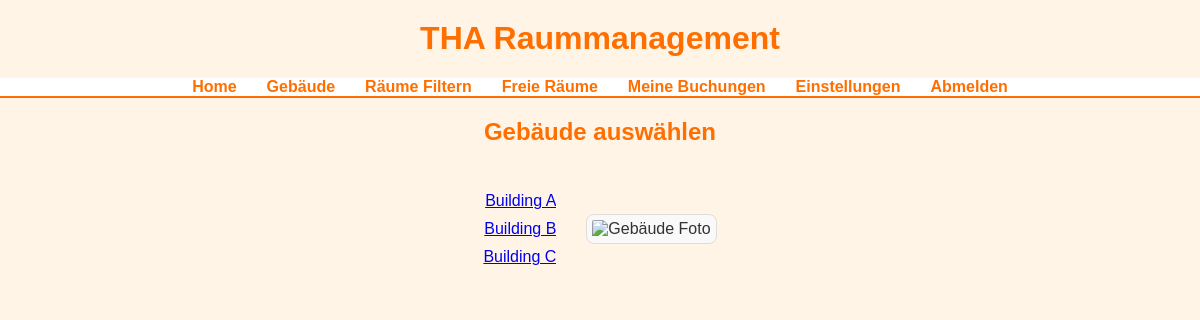
Page /buildings/ (signed in) on the earlier database version.
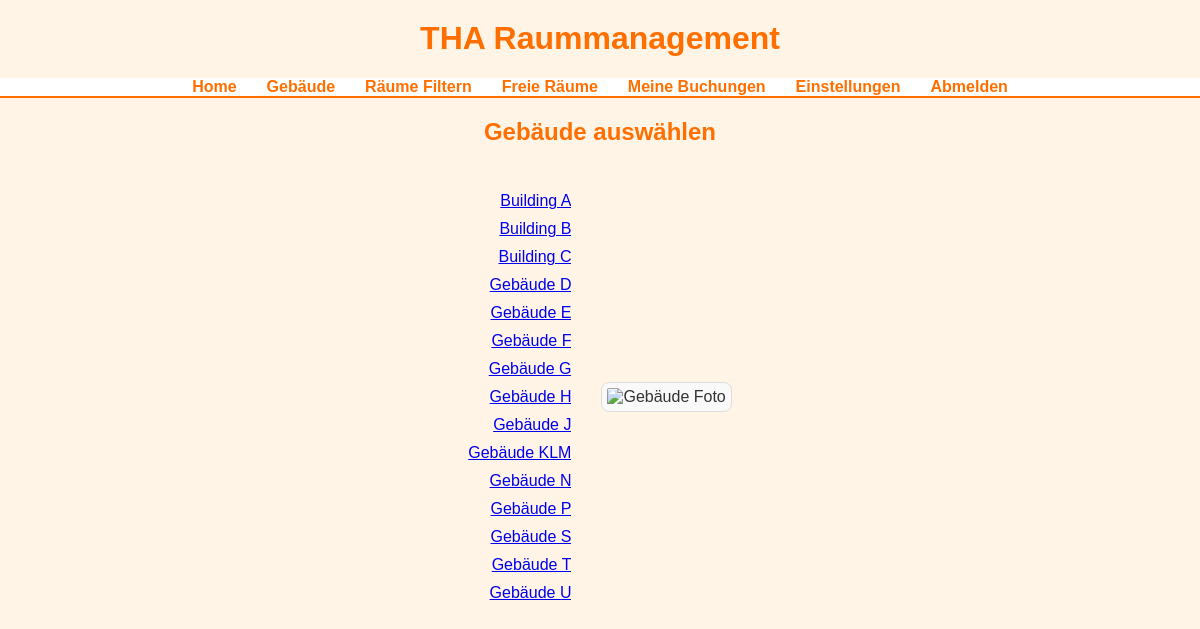
Same page on the later database version.
### rooms/models.py (models this page shows)
class Building(models.Model):
    id = models.CharField(max_length=10, primary_key=True)
    name = models.CharField(max_length=100)
    floor_count = models.IntegerField()

### rooms/views.py (the view)
# urls.py: path('buildings/', views.building_list, name='building_list'),
@login_required
def building_list(request):
    buildings = Building.objects.all()
    return render(request, 'building_list.html', {'buildings': buildings})

### rooms/templates/building_list.html (shortened to what this page needs)
{% extends 'base.html' %}
{% block content %}
<h2>Gebäude auswählen</h2>
<div class="container">
    <div class="building-list">
        <ul>
            {% for building in buildings %}
            <li><a href="{% url 'room_list' building.id %}">{{ building.name }}</a></li>
            {% endfor %}
        </ul>
    </div>
    <div class="building-photo">
        <img src="https://www.tha.de/Binaries/Binary39833/THA-lageplan-2024-mit-avv-300-RGB.jpg" alt="Gebäude Foto" id="photo" />
    </div>
</div>
{% endblock %}

Differences in the rows shown:
added Building: name "Gebäude D"
added Building: name "Gebäude E"
added Building: name "Gebäude F"
added Building: name "Gebäude G"
added Building: name "Gebäude H"
added Building: name "Gebäude J"
added Building: name "Gebäude KLM"
added Building: name "Gebäude N"
added Building: name "Gebäude P"
added Building: name "Gebäude S"
added Building: name "Gebäude T"
added Building: name "Gebäude U"
